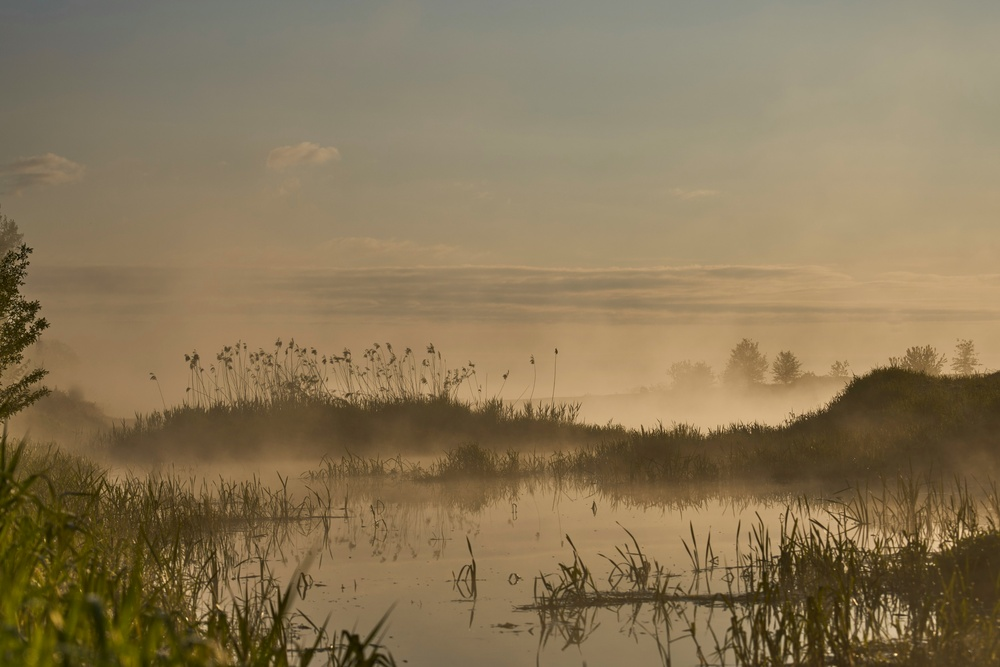
#> input picture ImageEnhancement/pemandangan.jpg, 1000 x 667 px, shrunk from 6783 x 4522 before the run
$ jupyter execute Image_Enhancement.ipynb
#> lines starting #> are read from the running program, lines starting #| are printed output that depends on the picture
[cell 1]
import cv2
import numpy as np
import matplotlib.pyplot as plt

# 1. Membaca Citra (Grayscale)
# Ganti dengan path gambar Anda yang benar
img = cv2.imread('pemandangan.jpg', 0)
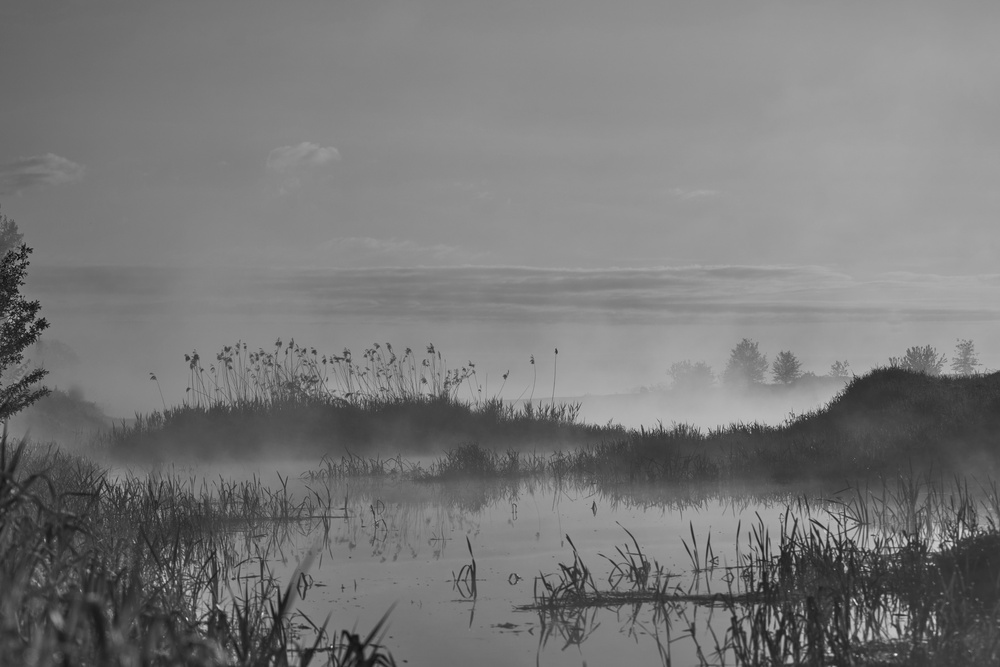
#> img: shape (667, 1000); min 6, max 242, mean 120.3

if img is None:
    print("Gambar tidak ditemukan! Pastikan path benar.")
else:
    # --- Ubah citra ke float32 untuk presisi ---
    img_f32 = img.astype('float32')

    # --- LANGKAH 1: MIN-MAX NORMALIZATION (Peregangan Kontras) ---
    img_min = np.min(img_f32)
#> img_min = 6
    img_max = np.max(img_f32)
#> img_max = 242

    # Lakukan perhitungan dalam float
    img_norm_f32 = (img_f32 - img_min) * 255.0 / (img_max - img_min)

    # ubah ke uint8 untuk hasil akhir Normalisasi
    img_norm = img_norm_f32.astype('uint8')

    # --- LANGKAH 2: HISTOGRAM EQUALIZATION (Pemerataan) ---
    # a. Hitung Histogram dari gambar yang sudah dinormalisasi (uint8)
    hist, bins = np.histogram(img_norm.flatten(), 256, [0, 256])
#> hist = 256 values, max 11690 at index 164, min 0 at index 1, mean 2605.5; bins = 257 values from 0 to 256

    # b. Hitung CDF (Cumulative Distribution Function)
    cdf = hist.cumsum()
#> cdf = 256 values from 1 to 667000

    # c. Normalisasi CDF ke rentang 0-255 (Tetap gunakan float saat menghitung)
    cdf_m = np.ma.masked_equal(cdf, 0)
    cdf_m = (cdf_m - cdf_m.min()) * 255.0 / (cdf_m.max() - cdf_m.min()) # .0 memaksa float
    cdf_final = np.ma.filled(cdf_m, 0).astype('uint8')
#> cdf_final = 256 values from 0 to 255

    # d. Mapping hasil akhir
    img_equalized = cdf_final[img_norm]
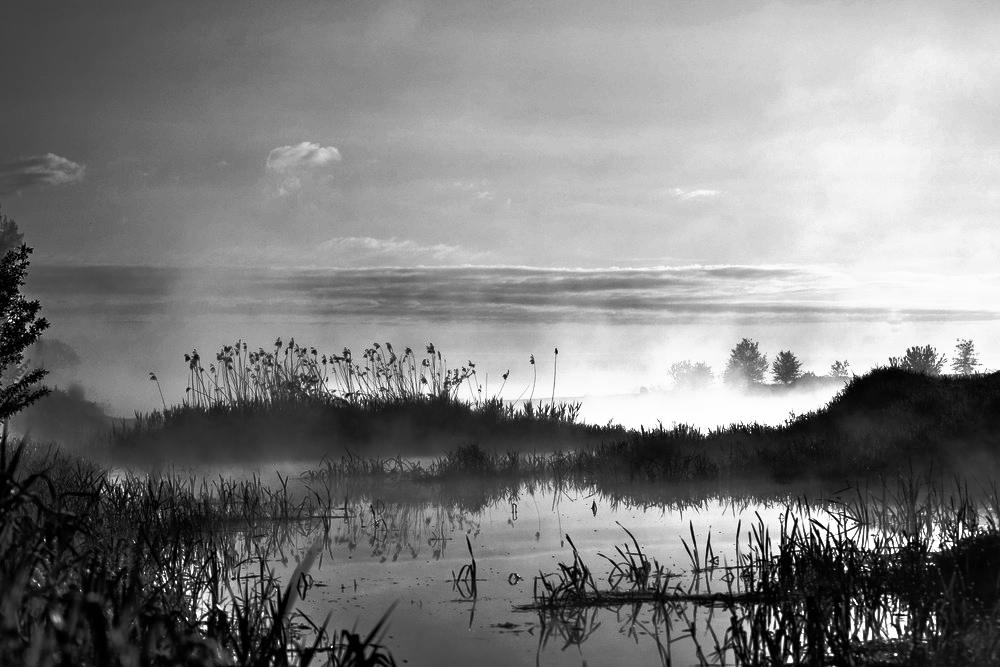
#> img_equalized: shape (667, 1000); min 0, max 255, mean 128.3

    # --- VISUALISASI PERBANDINGAN ---
    fig, axs = plt.subplots(2, 3, figsize=(15, 10))

    # Baris 1: Citra
    axs[0, 0].imshow(img, cmap='gray'); axs[0, 0].set_title('1. Asli')
    axs[0, 1].imshow(img_norm, cmap='gray'); axs[0, 1].set_title('2. Setelah Normalisasi (Perbaikan)')
    axs[0, 2].imshow(img_equalized, cmap='gray'); axs[0, 2].set_title('3. Setelah Equalization (Perbaikan)')

    # Baris 2: Histogram
    axs[1, 0].hist(img.ravel(), 256, [0, 256], color='gray'); axs[1, 0].set_title('Hist Asli')
    axs[1, 1].hist(img_norm.ravel(), 256, [0, 256], color='green'); axs[1, 1].set_title('Hist Normalisasi')
    axs[1, 2].hist(img_equalized.ravel(), 256, [0, 256], color='blue'); axs[1, 2].set_title('Hist Equalized')


    for ax in axs[0]: ax.axis('off')
    plt.tight_layout()
    plt.show()
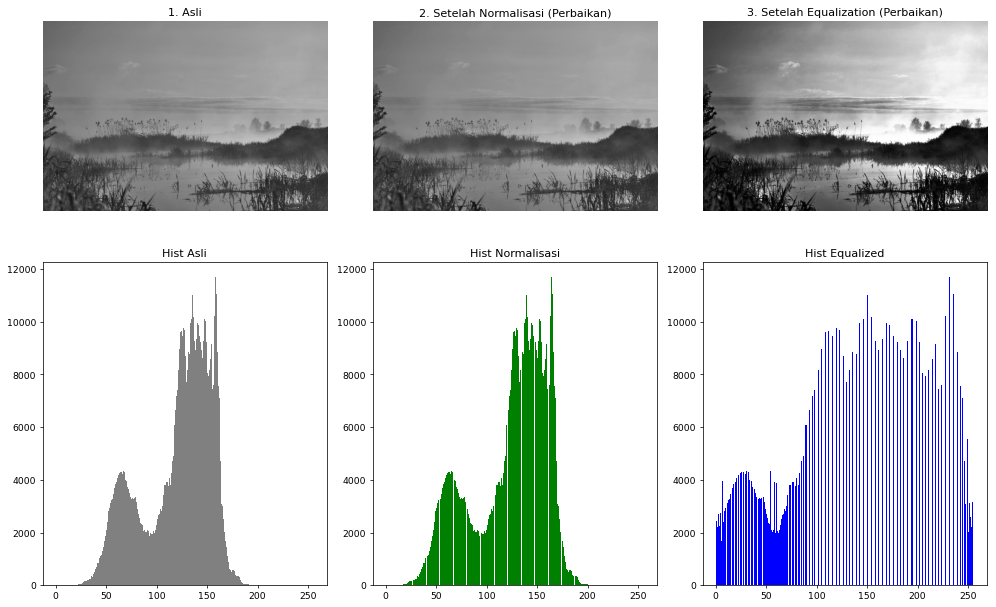
#> figure drawn by matplotlib, 6 panels; panel 4: tallest bar 11690 high, from x = 158 to 159; panel 5: tallest bar 11690 high, from x = 164 to 165; panel 6: tallest bar 11690 high, from x = 231 to 232
